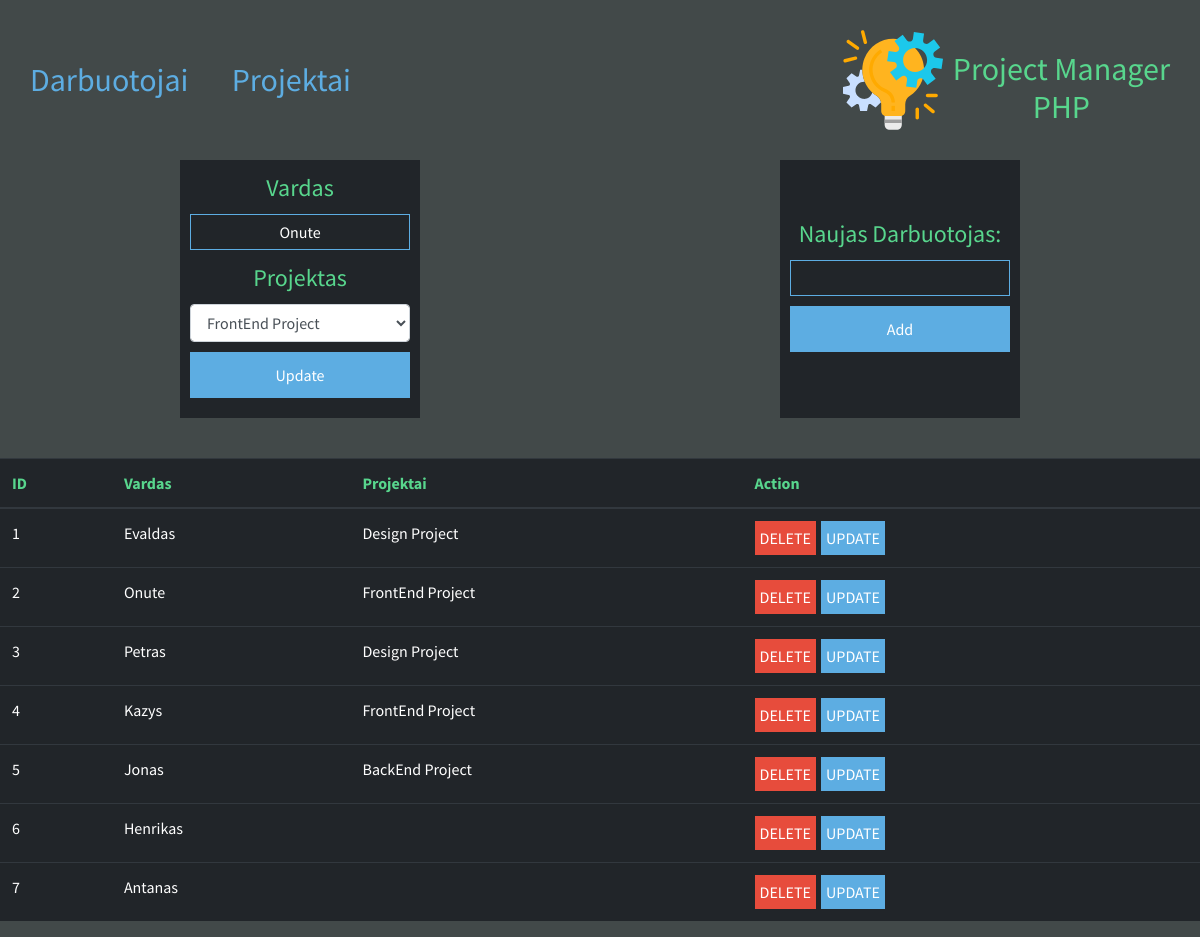
Screenshot of /?path=employee&updateEmp=Onute&id=3&pr=1 with the database file from the repository.
### tables this page shows
CREATE TABLE `employee` (
  `id` int(11) NOT NULL AUTO_INCREMENT,
  `name` varchar(45) NOT NULL,
  `project_id` int(11) DEFAULT NULL,
  PRIMARY KEY (`id`),
  KEY `project_id_idx` (`project_id`),
  CONSTRAINT `project_id` FOREIGN KEY (`project_id`) REFERENCES `projects` (`id`) ON DELETE SET NULL ON UPDATE CASCADE
);

CREATE TABLE `projects` (
  `id` int(11) NOT NULL AUTO_INCREMENT,
  `name` varchar(45) NOT NULL,
  PRIMARY KEY (`id`)
);

### index.php (the view, shortened to what this page needs)
<!DOCTYPE html>
<html lang="en">
<head>
    <link rel="stylesheet" href="https://stackpath.bootstrapcdn.com/bootstrap/4.1.3/css/bootstrap.min.css">
    <link rel="stylesheet" href="Tools/styles.css">
</head>
<body>
    <header>
        <div class="linkai">
            <a href="?path=employee">Darbuotojai</a>
            <a href="?path=projects">Projektai</a>
        </div>
        <div class="logo">
            <img src="./logo/project-management.svg" alt="">
            <div class="textLogo">
                <h2>Project Manager</h2>
                <h2>PHP</h2>
            </div>
        </div>
    </header>
    <div id=update_add_forms>
        <?php
        include "./Tools/helper.php";
        if ($_GET['path'] == "employee" || $_GET['path'] == "") {
            echo "
            <form  id=addForm method=post>
            <label>Naujas Darbuotojas:</label>
            <input type=text name='newEmp' >
            <input type=submit name='addNew' value=Add>
            </form>
        ";
        } else if ($_GET['path'] == "projects") {
            echo "
        <form  id=addForm method=post>
        <label>Naujas Projektas:</label>
        <input type=text name='newPr' >
        <input type=submit name='addNew' value=Add>
        </form>
    ";
        }
        ?>
    </div>
    <table class="table table-hover table-dark">
        <thead>
            <tr>
                <th scope="col">ID</th>
                <?php
                if ($_GET['path'] == "employee") {
                    echo "<th scope=col>Vardas</th>";
                    echo "<th scope=col> Projektai</th>";
                } else if ($_GET['path'] == "projects") {
                    echo "<th scope=col>Projektas</th>";
                    echo "<th scope=col> Darbuotojai</th>";
                } else {
                    echo "<th scope=col>Vardas</th>";
                    echo "<th scope=col> Projektai</th>";
                }
                ?>
                <th scope="col">Action</th>
            </tr>
        </thead>
        <tbody>
            <?php
            if ($_GET['path'] == "employee" || $_GET['path'] == "") {
                $sql = "SELECT employee.id as nr, employee.name as vardas, employee.project_id as prId, projects.name as projektas
                FROM employee
                LEFT JOIN projects ON employee.project_id = projects.id
                ORDER BY nr;";
                $result = mysqli_query($conn, $sql);
                if (mysqli_num_rows($result) > 0) {
                    while ($row = mysqli_fetch_assoc($result)) {
                        $index++;
                        print('<tr>'
                            . '<td>' . $index . '</td>'
                            . '<td>' . $row['vardas'] . '</td>'
                            . '<td>' . $row['projektas'] . '</td>'
                            . '<td>' . '<a href="?action=deleteEmp&id='  . $row['nr'] . '"><button id=deleteBtn >DELETE</button></a>' .
                            '<a href="?path=employee&updateEmp='  . rawurlencode($row['vardas']) . '&id=' . $row['nr'] .   '&pr=' . $row['prId'] .  '"  ><button id=updateBtn >UPDATE</button></a>'
                            .  '</td>'
                            . '</tr>');
                    }
                }
            } else if ($_GET['path'] == "projects") {
                $sql =  "SELECT ANY_VALUE(projects.id) as numeris, projects.name as projektas , GROUP_CONCAT(employee.name SEPARATOR', ') as vardas
                        FROM projects
                        LEFT JOIN employee ON employee.project_id = projects.id
                        GROUP BY projektas
                        ORDER BY numeris;
                        ";
                $result = mysqli_query($conn, $sql);
                if (mysqli_num_rows($result) > 0) {
                    while ($row = mysqli_fetch_assoc($result)) {
                        $index++;
                        print('<tr>'
                            . '<td>' . $index . '</td>'
                            . '<td>' . $row['projektas'] . '</td>'
                            . '<td>' . $row['vardas'] . '</td>'
                            . '<td>' . '<a href="?action=deletePr&id='  . $row['numeris'] . '"><button id=deleteBtn>DELETE</button></a>' .
                            '<a href="?path=projects&updatePr=' . $row['projektas'] . '&id=' . $row['numeris'] . '"><button id=updateBtn>UPDATE</button></a>'
                            . '</td>'
                            . '</tr>');
                    }
                }
            }
            ?>
        </tbody>
    </table>
</body>
</html>

### Tools/styles.css (style rules this page uses)
body { background-color: #424949; font-family: "Source Sans Pro", sans-serif; }
header { margin-top: 30px; margin-bottom: 30px; height: 100px; display: -webkit-box; display: -ms-flexbox; display: flex; -webkit-box-align: center; -ms-flex-align: center; align-items: center; -webkit-box-pack: justify; -ms-flex-pack: justify; justify-content: space-between; }
header a { color: #5dade2; margin-right: 10px; margin-left: 30px; font-size: 2rem; text-decoration: none; -webkit-transition: 0.3s; transition: 0.3s; }
.logo { display: -webkit-box; display: -ms-flexbox; display: flex; margin-right: 30px; -webkit-box-align: center; -ms-flex-align: center; align-items: center; -webkit-box-pack: center; -ms-flex-pack: center; justify-content: center; color: #58d68d; }
.logo img { width: 100px; margin-right: 10px; }
.logo .textLogo { text-align: center; -webkit-transform: translateY(8px); transform: translateY(8px); }
.logo .textLogo h2 { margin-bottom: 0px; }
th { color: #58d68d; }
#updateForm, #addForm { background-color: #212529; width: 20%; display: -webkit-box; display: -ms-flexbox; display: flex; -webkit-box-orient: vertical; -webkit-box-direction: normal; -ms-flex-direction: column; flex-direction: column; -webkit-box-pack: center; -ms-flex-pack: center; justify-content: center; margin-bottom: 40px; text-align: center; padding: 10px; }
#updateForm label, #addForm label { color: #58d68d; font-size: 1.5rem; }
#updateForm input, #addForm input { width: 100%; text-align: center; margin-bottom: 10px; background-color: #212529; border: none; color: white; border: solid 1px #5dade2; padding: 5px; outline: none; }
#updateForm input[type="submit"], #addForm input[type="submit"] { padding: 10px; background-color: #5dade2; cursor: pointer; -webkit-transition: 0.3s; transition: 0.3s; }
button { cursor: pointer; margin-right: 5px; border: none; padding: 5px; color: white; }
#updateBtn { background-color: #5dade2; -webkit-transition: 0.3s; transition: 0.3s; }
#deleteBtn { background-color: #e74c3c; -webkit-transition: 0.3s; transition: 0.3s; }
#update_add_forms { display: -webkit-box; display: -ms-flexbox; display: flex; -ms-flex-pack: distribute; justify-content: space-around; }

### rows the page displays
employee: name "Evaldas", project.name "Design Project"
employee: name "Onute", project.name "FrontEnd Project"
employee: name "Petras", project.name "Design Project"
employee: name "Kazys", project.name "FrontEnd Project"
employee: name "Jonas", project.name "BackEnd Project"
employee: name "Henrikas"
employee: name "Antanas"

### other values shown
form field prId "FrontEnd Project"
